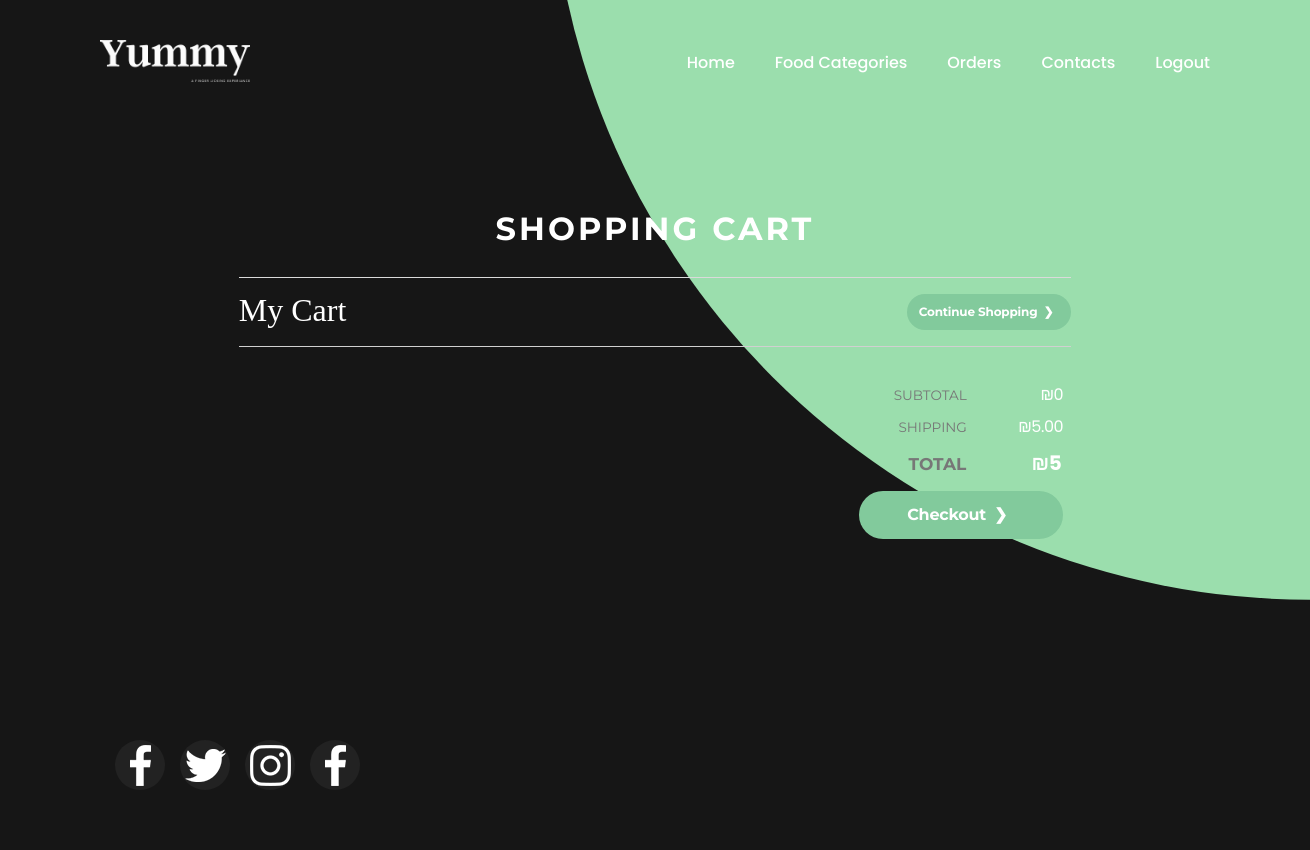
/yummy/cart/cart (signed in), run on an earlier commit of the app's database.
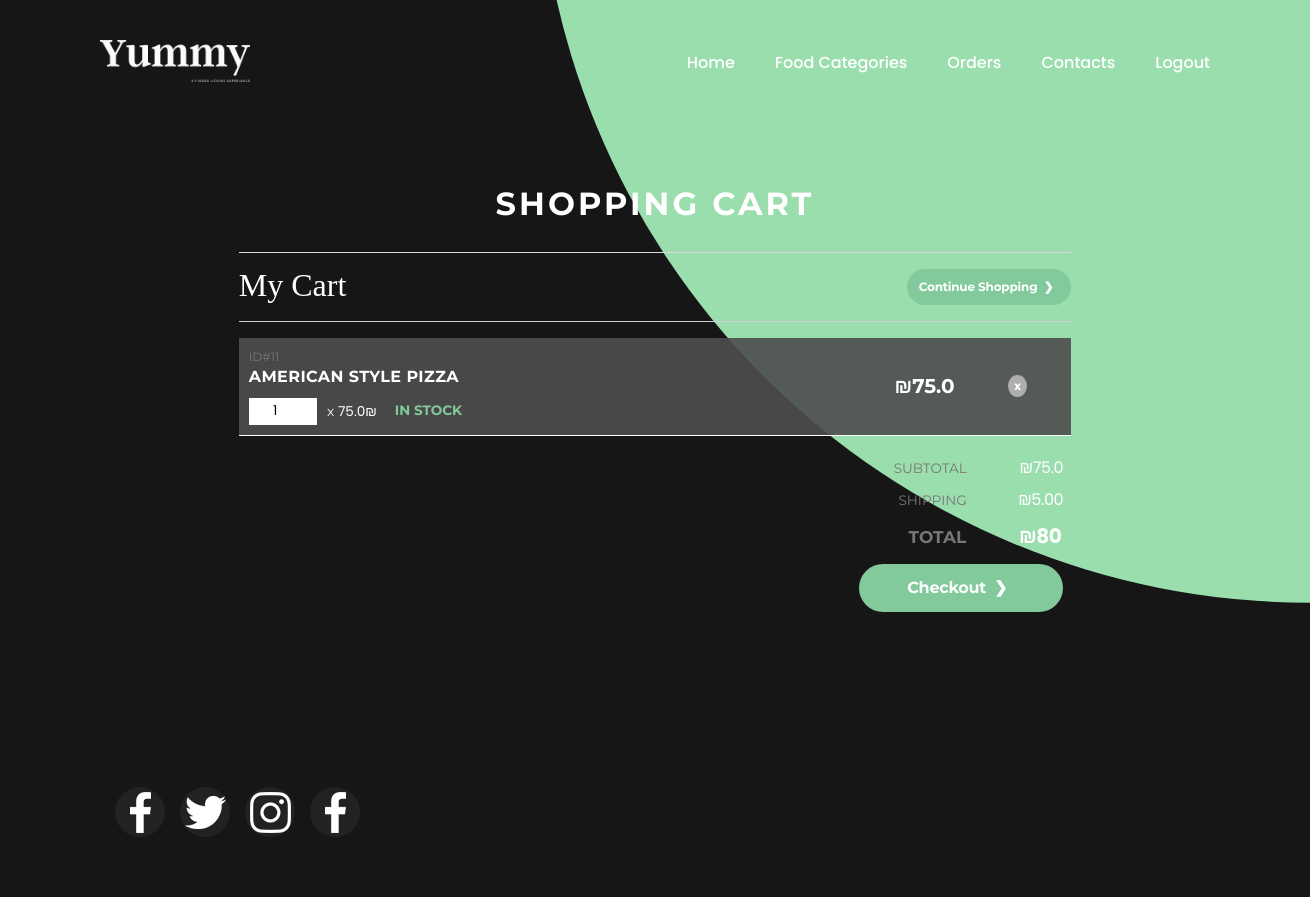
And on a later commit of the database.
### yummy_app/models.py (models this page shows)
class Dish(models.Model):
    name = models.CharField(max_length=45)
    description = models.CharField(max_length=255)
    price = models.FloatField()
    category = models.ForeignKey(Category, related_name="dishes", on_delete=models.CASCADE)
    image = models.TextField(null=True)
    created_at = models.DateTimeField(auto_now_add=True)
    updated_at = models.DateTimeField(auto_now=True)

### yummy_app/views.py (the view)
# urls.py: path('cart/cart', views.cart),
def cart(request):
    user_id = request.session['id']
    totalprice = 0
    items = models.getAllInCart(user_id)
    itemslist = []
    for item in items:
        itemslist.append(
            (item, models.getdishquantity(user_id, item), item.price * models.getdishquantity(user_id, item)))
        totalprice += item.price * models.getdishquantity(user_id, item)
    context = {
        'items': itemslist,
        'totalprice': totalprice
    }
    return render(request, "cart.html", context)

### yummy_app/models.py (called while the page is built)
def getuserby_id(user_id):
    try:
        user = User.objects.get(id=user_id)
    except Exception as e:
        print("Error getting uer from database", e)
        return None
    return user

def getAllInCart(user_id):
    user = getuserby_id(user_id)
    if user is not None:
        return user.cart.dish.all()
    return []

def getdishquantity(user_id, dish):
    user = getuserby_id(user_id)
    cart = user.cart
    if user is not None and cart is not None:
        return dish.cartdish_set.get(cart=cart).quantity
    return 1

### yummy_app/templates/cart.html (shortened to what this page needs)
<!DOCTYPE html>
<html lang="en">
<head>
    <link rel="stylesheet" href="https://unpkg.com/swiper/swiper-bundle.css"/>
    {% load static %}
    <link rel="stylesheet" href="{% static 'css/cartstyle.css' %}"/>
    <link rel="stylesheet" href="{% static 'css/generalstyle.css' %}"/>
</head>
<body>
<section>
    <div class="circle"></div>
    <header>
        <a href="/yummy"> <img src="{% static 'img/categories/logo.png' %}" class="logo"/></a>
        <ul class="navigation">
            <li><a href="/yummy">Home</a></li>
            <li><a href="#">Food Categories</a></li>
            <li><a href="#">Orders</a></li>
            <li><a href="#">Contacts</a></li>
            <li><a href="#">Logout</a></li>
        </ul>
    </header>
    <div class="content">
        <div class="wrap cf">
            <h1 class="projTitle">
                Shopping Cart
            </h1>
            <div class="heading cf">
                <h1>My Cart</h1>
                <a href="/yummy" class="continue">Continue Shopping</a>
            </div>
            <div class="cart">
                <ul class="cartWrap">
                    {% load mathfilters %}
                    {% for item in items %}
                    {% if forloop.counter|divisibleby:2 %}
                    <li class="items even">
                        {% else %}
                    <li class="items odd">
                        {% endif %}
                        <div class="infoWrap">
                            <div class="cartSection">
                                <p id="itemid" class="itemNumber">ID#{{ item.0.id }}</p>
                                <h3>{{item.0.name}}</h3>
                                <p><input id="qty" type="number" min=1 class="qty" value={{item.1}} placeholder="1"/> x
                                    <span class="myprice">{{item.0.price}}₪</span>
                                </p>
                                <p class="stockStatus">In Stock</p>
                            </div>
                            <div class="prodTotal cartSection">
                                <p id="itemprice">₪{{ item.0.price|mul:item.1 }}</p>
                            </div>
                            <div class="cartSection removeWrap">
                                <a href="" class="remove">x</a>
                            </div>
                        </div>
                    </li>
                    {% endfor %}
                </ul>
            </div>
            <div class="subtotal cf">
                <ul>
                    <li class="totalRow">
                        <span class="label">Subtotal</span><span class="value">₪{{totalprice}}</span>
                    </li>
                    <li class="totalRow">
                        <span class="label">Shipping</span><span class="value">₪5.00</span>
                    </li>
                    <li class="totalRow final">
                        <span class="label">Total</span><span class="value">₪{{ totalprice|add:5 }}</span>
                    </li>
                    <li class="totalRow">
                        <a href="#" class="btn continue">Checkout</a>
                    </li>
                </ul>
            </div>
        </div>
    </div>
</section>
<footer>
    <ul class="sci">
        <li>
            <a href="#"><img src="{% static 'img/categories/facebook.png' %}"/></a>
        </li>
        <li>
            <a href="#"><img src="{% static 'img/categories/twitter.png' %}"/></a>
        </li>
        <li>
            <a href="#"><img src="{% static 'img/categories/instagram.png' %}"/></a>
        </li>
        <li>
            <a href="#"><img src="{% static 'img/categories/facebook.png' %}"/></a>
        </li>
    </ul>
</footer>
</body>
</html>

What changed in the data, as far as the page shows it:
now on this page (row edited): Dish: id "11", name "AMERICAN STYLE PIZZA", item "1", price "75.0"
Also different on the page:
{{ totalprice }}: "0" → "75.0"
{{ totalprice|add:5 }}: "5" → "80"
